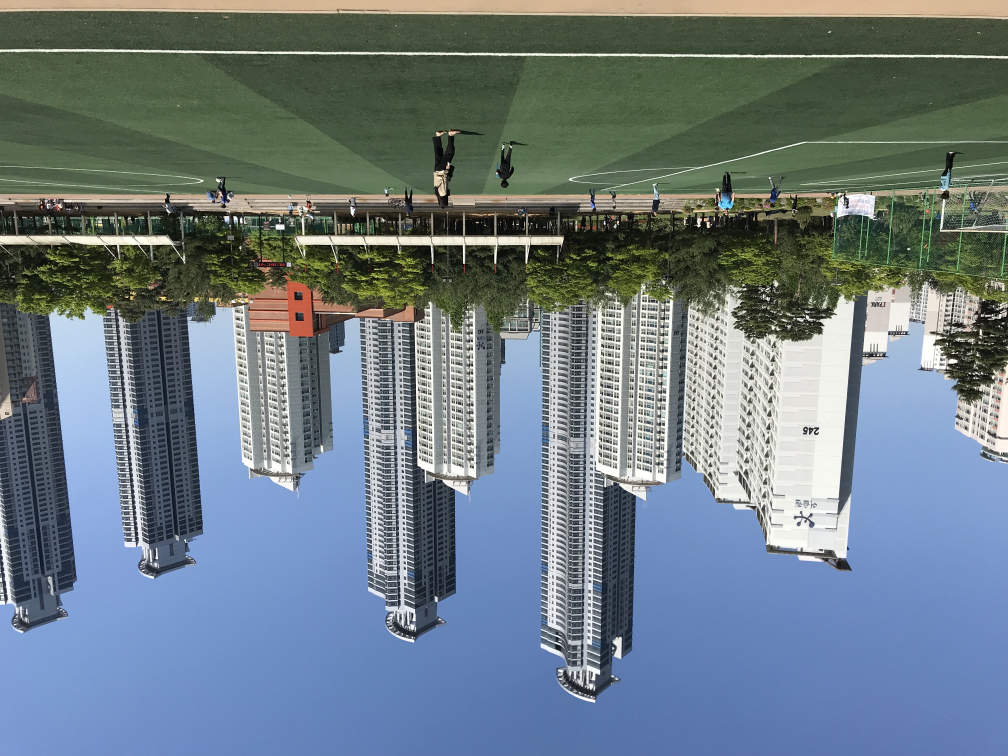
#> input picture src/img/pillow_sample.jpg, 4032 x 3024 px, found by its file name (shown at 1/4 size)
$ python recipe_247_01.py
#> lines starting #> are read from the running program, lines starting #| are printed output that depends on the picture
# 실행할 떄는 img 디렉터리 아래의 pillow_sample.jpg를 스크립트와 같은 디렉터리에 배치한 뒤 실행합니다.

from PIL import Image

image = Image.open("pillow_sample.jpg")
#> image is the input picture: PIL image 4032x3024 RGB; mean R, G, B 108.7, 123.6, 132.3
rect = (400, 500, 525, 625)
new_image = image.crop(rect)
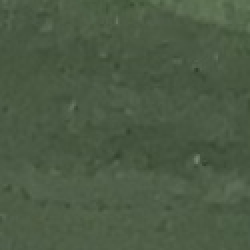
#> new_image: PIL image 125x125 RGB (shown 2 times larger); mean R, G, B 75.7, 90.9, 68.8
new_image.save("pillow_crop.jpg")
